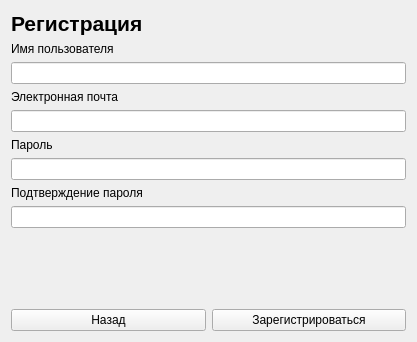
<?xml version="1.0" encoding="UTF-8"?>
<ui version="4.0">
 <class>RegistrationWindow</class>
 <widget class="QWidget" name="RegistrationWindow">
  <property name="geometry">
   <rect>
    <x>0</x>
    <y>0</y>
    <width>417</width>
    <height>342</height>
   </rect>
  </property>
  <property name="windowTitle">
   <string>Регистрация</string>
  </property>
  <layout class="QGridLayout" name="gridLayout">
   <item row="0" column="0">
    <layout class="QVBoxLayout" name="verticalLayout">
     <item>
      <widget class="QLabel" name="label">
       <property name="font">
        <font>
         <pointsize>16</pointsize>
        </font>
       </property>
       <property name="text">
        <string>&lt;b&gt;Регистрация&lt;/b&gt;</string>
       </property>
      </widget>
     </item>
     <item>
      <widget class="QLabel" name="label_2">
       <property name="text">
        <string>Имя пользователя</string>
       </property>
      </widget>
     </item>
     <item>
      <widget class="QLineEdit" name="usernameEdit"/>
     </item>
     <item>
      <widget class="QLabel" name="label_3">
       <property name="text">
        <string>Электронная почта</string>
       </property>
      </widget>
     </item>
     <item>
      <widget class="QLineEdit" name="emailEdit"/>
     </item>
     <item>
      <widget class="QLabel" name="label_4">
       <property name="text">
        <string>Пароль</string>
       </property>
      </widget>
     </item>
     <item>
      <widget class="QLineEdit" name="passwordEdit">
       <property name="echoMode">
        <enum>QLineEdit::Password</enum>
       </property>
      </widget>
     </item>
     <item>
      <widget class="QLabel" name="label_5">
       <property name="text">
        <string>Подтверждение пароля</string>
       </property>
      </widget>
     </item>
     <item>
      <widget class="QLineEdit" name="confirmPasswordEdit">
       <property name="echoMode">
        <enum>QLineEdit::Password</enum>
       </property>
      </widget>
     </item>
    </layout>
   </item>
   <item row="2" column="0">
    <layout class="QHBoxLayout" name="horizontalLayout">
     <item>
      <widget class="QPushButton" name="goBackButton">
       <property name="text">
        <string>Назад</string>
       </property>
      </widget>
     </item>
     <item>
      <widget class="QPushButton" name="registerButton">
       <property name="text">
        <string>Зарегистрироваться</string>
       </property>
      </widget>
     </item>
    </layout>
   </item>
   <item row="1" column="0">
    <spacer name="verticalSpacer">
     <property name="orientation">
      <enum>Qt::Vertical</enum>
     </property>
     <property name="sizeHint" stdset="0">
      <size>
       <width>20</width>
       <height>40</height>
      </size>
     </property>
    </spacer>
   </item>
  </layout>
 </widget>
 <resources/>
 <connections/>
</ui>
